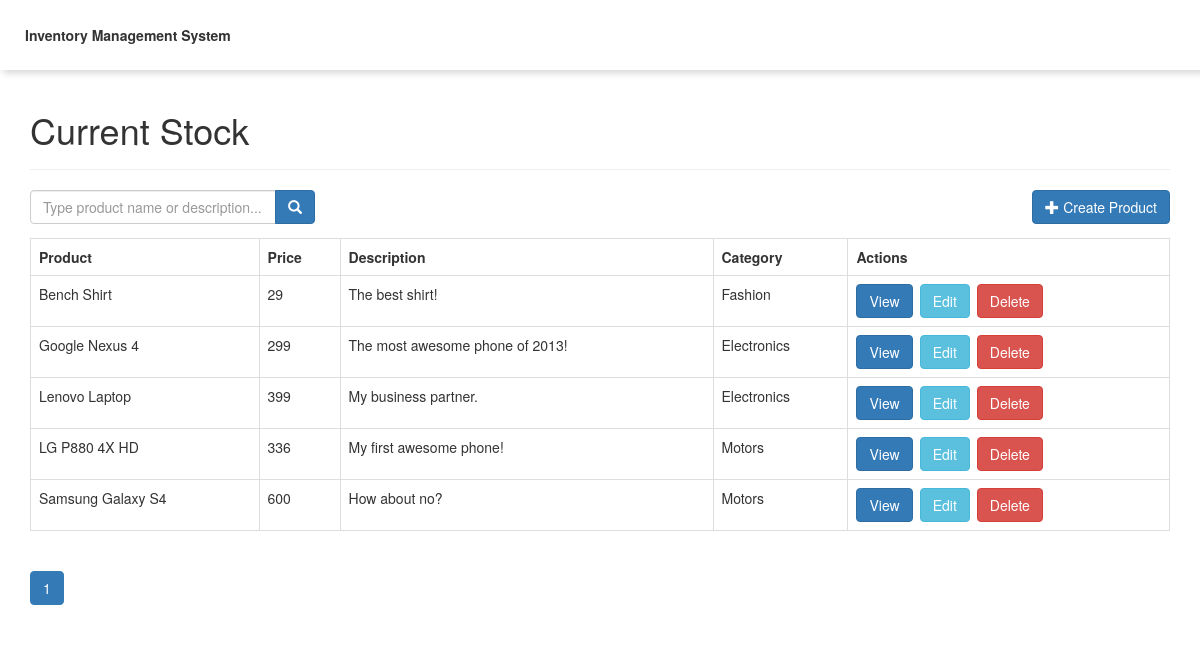
The page /INV/index.php on the database its author committed.
### tables this page shows
CREATE TABLE `products` (
  `id` int(11) NOT NULL,
  `name` varchar(255) NOT NULL,
  `description` text NOT NULL,
  `price` int(11) NOT NULL,
  `category_id` int(11) NOT NULL,
  `created` datetime NOT NULL,
  `modified` timestamp NOT NULL DEFAULT current_timestamp()
);

CREATE TABLE `categories` (
  `id` int(11) NOT NULL,
  `name` varchar(256) NOT NULL,
  `created` datetime NOT NULL,
  `modified` timestamp NOT NULL DEFAULT current_timestamp()
);

### INV/index.php (called while the page is built, shortened)
<?php
$page = isset($_GET['page']) ? $_GET['page'] : 1;
$records_per_page = 5;
$from_record_num = ($records_per_page * $page) - $records_per_page;
include_once 'objects/product.php';
include_once 'objects/category.php';
$database = new Database();
$db = $database->getConnection();
$product = new Product($db);
$category = new Category($db);
$page_title = "Current Stock";
include_once "layout_header.php";
$stmt = $product->readAll($from_record_num, $records_per_page);
$total_rows=$product->countAll();
include_once "read_template.php";
include_once "layout_footer.php";
?>

### INV/objects/product.php (called while the page is built, shortened)
<?php
class Product{
    private $conn;
    private $table_name = "products";
    public function __construct($db){
        $this->conn = $db;
    }
function readAll($from_record_num, $records_per_page){
    $query = "SELECT
                id, name, description, price, category_id
            FROM
                " . $this->table_name . "
            ORDER BY
                name ASC
            LIMIT
                {$from_record_num}, {$records_per_page}";
    $stmt = $this->conn->prepare( $query );
    $stmt->execute();
    return $stmt;
}
public function countAll(){
    $query = "SELECT id FROM " . $this->table_name . "";
    $stmt = $this->conn->prepare( $query );
    $stmt->execute();
    $num = $stmt->rowCount();
    return $num;
}
}
?>

### INV/objects/category.php (called while the page is built, shortened)
<?php
class Category{
    private $conn;
    private $table_name = "categories";
    public $id;
    public function __construct($db){
        $this->conn = $db;
    }
function readName(){
    $query = "SELECT name FROM " . $this->table_name . " WHERE id = ? limit 0,1";
    $stmt = $this->conn->prepare( $query );
    $stmt->bindParam(1, $this->id);
    $stmt->execute();
    $row = $stmt->fetch(PDO::FETCH_ASSOC);
    $this->name = $row['name'];
}
}
?>

### INV/read_template.php (the view)
<?php
echo "<form role='search' action='search.php'>";
    echo "<div class='input-group col-md-3 pull-left margin-right-1em'>";
        $search_value=isset($search_term) ? "value='{$search_term}'" : "";
        echo "<input type='text' class='form-control' placeholder='Type product name or description...' name='s' id='srch-term' required {$search_value} />";
        echo "<div class='input-group-btn'>";
            echo "<button class='btn btn-primary' type='submit'><i class='glyphicon glyphicon-search'></i></button>";
        echo "</div>";
    echo "</div>";
echo "</form>";
echo "<div class='right-button-margin'>";
    echo "<a href='create_product.php' class='btn btn-primary pull-right'>";
        echo "<span class='glyphicon glyphicon-plus'></span> Create Product";
    echo "</a>";
echo "</div>";
if($total_rows>0){
    echo "<table class='table table-hover table-responsive table-bordered'>";
        echo "<tr>";
            echo "<th>Product</th>";
            echo "<th>Price</th>";
            echo "<th>Description</th>";
            echo "<th>Category</th>";
            echo "<th>Actions</th>";
        echo "</tr>";
        while ($row = $stmt->fetch(PDO::FETCH_ASSOC)){
            extract($row);
            echo "<tr>";
                echo "<td>{$name}</td>";
                echo "<td>{$price}</td>";
                echo "<td>{$description}</td>";
                echo "<td>";
                    $category->id = $category_id;
                    $category->readName();
                    echo $category->name;
                echo "</td>";
                echo "<td>";
                    echo "<a href='read_one.php?id={$id}' class='btn btn-primary left-margin'>";
                        echo "View";
                    echo "</a>";
                    echo "<a href='update_product.php?id={$id}' class='btn btn-info left-margin'>";
                        echo "Edit";
                    echo "</a>";
                    echo "<a delete-id='{$id}' class='btn btn-danger delete-object'>";
                        echo "Delete";
                    echo "</a>";
                echo "</td>";
            echo "</tr>";
        }
    echo "</table>";
    include_once 'paging.php';
}
else{
    echo "<div class='alert alert-danger'>No products found.</div>";
}
?>

### INV/layout_header.php (shortened to what this page needs)
<!DOCTYPE html>
<html lang="en">
<head>
    <link rel="stylesheet" href="https://maxcdn.bootstrapcdn.com/bootstrap/3.3.7/css/bootstrap.min.css" />
    <link rel="stylesheet" href="libs/css/custom.css" />
</head>
<body>
    <div id="navbar"><?php if(basename($_SERVER['PHP_SELF']) == "index.php"){echo "Inventory Management System";}else{echo "<a href='index.php'><i class='glyphicon glyphicon-menu-left'></i> Back</a>";} ?> </div>
    <div class="container">
        <?php
        echo "<div class='page-header'>
                <h1>{$page_title}</h1>
            </div>";
        ?>

### INV/paging.php (shortened to what this page needs)
<?php
echo "<ul class=\"pagination\">";
$total_pages = ceil($total_rows / $records_per_page);
$range = 2;
$initial_num = $page - $range;
$condition_limit_num = ($page + $range)  + 1;
for ($x=$initial_num; $x<$condition_limit_num; $x++) {
    if (($x > 0) && ($x <= $total_pages)) {
        if ($x == $page) {
            echo "<li class='active'><a href=\"#\">$x <span class=\"sr-only\">(current)</span></a></li>";
        }
        else {
            echo "<li><a href='{$page_url}page=$x'>$x</a></li>";
        }
    }
}
echo "</ul>";
?>

### INV/layout_footer.php (shortened to what this page needs)
    </div>
</body>
</html>

### INV/libs/css/custom.css (style rules this page uses)
#navbar { width:100%;box-shadow:4px 2px 7px 1px #d6d6d6;padding:25px 0 25px 25px;font-weight:bold }
a,a:hover { text-decoration:none;color:#000 }
.left-margin { margin:0 .5em 0 0; }
.right-button-margin { margin: 0 0 1em 0; overflow: hidden; }

### rows shown on the page
products: name "Bench Shirt", price "29", description "The best shirt!", category.name "Fashion"
products: name "Google Nexus 4", price "299", description "The most awesome phone of 2013!", category.name "Electronics"
products: name "Lenovo Laptop", price "399", description "My business partner.", category.name "Electronics"
products: name "LG P880 4X HD", price "336", description "My first awesome phone!", category.name "Motors"
products: name "Samsung Galaxy S4", price "600", description "How about no?", category.name "Motors"

### other values the page prints
$page_title "Current Stock"
